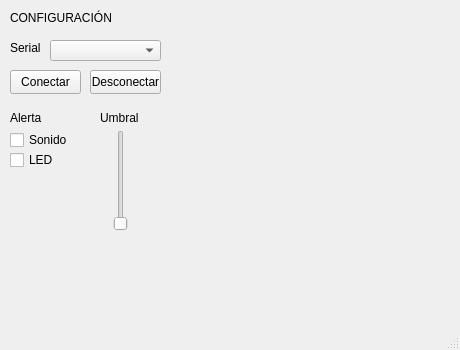
<?xml version="1.0" encoding="UTF-8"?>
<ui version="4.0">
 <class>MainWindow</class>
 <widget class="QMainWindow" name="MainWindow">
  <property name="geometry">
   <rect>
    <x>0</x>
    <y>0</y>
    <width>460</width>
    <height>350</height>
   </rect>
  </property>
  <property name="windowTitle">
   <string>MainWindow</string>
  </property>
  <widget class="QWidget" name="centralwidget">
   <widget class="QLabel" name="label">
    <property name="geometry">
     <rect>
      <x>10</x>
      <y>10</y>
      <width>101</width>
      <height>16</height>
     </rect>
    </property>
    <property name="text">
     <string>CONFIGURACIÓN</string>
    </property>
   </widget>
   <widget class="QComboBox" name="serialLista">
    <property name="geometry">
     <rect>
      <x>50</x>
      <y>40</y>
      <width>111</width>
      <height>21</height>
     </rect>
    </property>
   </widget>
   <widget class="QLabel" name="label_2">
    <property name="geometry">
     <rect>
      <x>10</x>
      <y>40</y>
      <width>49</width>
      <height>16</height>
     </rect>
    </property>
    <property name="text">
     <string>Serial</string>
    </property>
   </widget>
   <widget class="QPushButton" name="serialConectar">
    <property name="geometry">
     <rect>
      <x>10</x>
      <y>70</y>
      <width>71</width>
      <height>24</height>
     </rect>
    </property>
    <property name="text">
     <string>Conectar</string>
    </property>
   </widget>
   <widget class="QPushButton" name="serialDesconectar">
    <property name="geometry">
     <rect>
      <x>90</x>
      <y>70</y>
      <width>71</width>
      <height>24</height>
     </rect>
    </property>
    <property name="text">
     <string>Desconectar</string>
    </property>
   </widget>
   <widget class="QLabel" name="label_3">
    <property name="geometry">
     <rect>
      <x>10</x>
      <y>110</y>
      <width>49</width>
      <height>16</height>
     </rect>
    </property>
    <property name="text">
     <string>Alerta</string>
    </property>
   </widget>
   <widget class="QCheckBox" name="alertaSonido">
    <property name="geometry">
     <rect>
      <x>10</x>
      <y>130</y>
      <width>76</width>
      <height>20</height>
     </rect>
    </property>
    <property name="text">
     <string>Sonido</string>
    </property>
   </widget>
   <widget class="QCheckBox" name="alertaLED">
    <property name="geometry">
     <rect>
      <x>10</x>
      <y>150</y>
      <width>76</width>
      <height>20</height>
     </rect>
    </property>
    <property name="text">
     <string>LED</string>
    </property>
   </widget>
   <widget class="QSlider" name="verticalSlider">
    <property name="geometry">
     <rect>
      <x>110</x>
      <y>130</y>
      <width>22</width>
      <height>101</height>
     </rect>
    </property>
    <property name="orientation">
     <enum>Qt::Vertical</enum>
    </property>
   </widget>
   <widget class="QLabel" name="label_4">
    <property name="geometry">
     <rect>
      <x>100</x>
      <y>110</y>
      <width>49</width>
      <height>16</height>
     </rect>
    </property>
    <property name="text">
     <string>Umbral</string>
    </property>
   </widget>
  </widget>
  <widget class="QMenuBar" name="menubar">
   <property name="geometry">
    <rect>
     <x>0</x>
     <y>0</y>
     <width>460</width>
     <height>22</height>
    </rect>
   </property>
  </widget>
  <widget class="QStatusBar" name="statusbar"/>
 </widget>
 <resources/>
 <connections/>
</ui>
